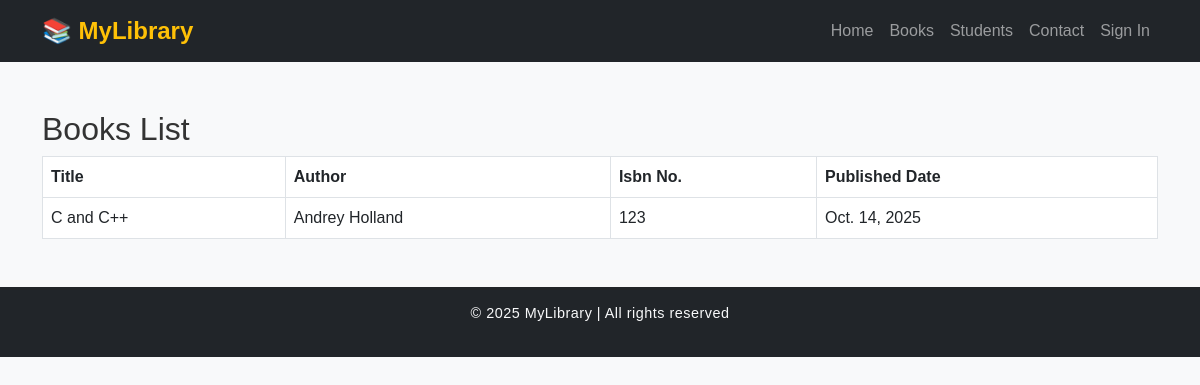
The page /books/ on the database as committed earlier.
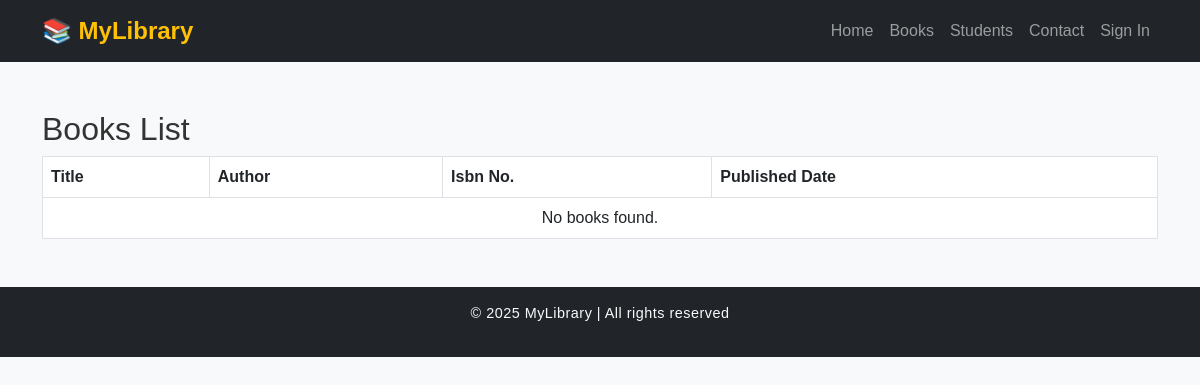
The same page on the database as committed later.
### library/models.py (models this page shows, shortened)
class Book(models.Model):
    title = models.CharField(max_length=200)
    author = models.CharField(max_length=100)
    isbn = models.CharField(max_length=13, unique=True)
    published_date = models.DateField(default=timezone.now)

### library/views.py (the view)
# urls.py: path('books/', views.books, name="books"),
def books(request):
    books = Book.objects.all()
    return render(request, "library/books.html", {"books": books})

### library/templates/library/books.html (shortened to what this page needs)
{% extends "library/base.html" %}
{% block content %}
<div class="container mt-5">
  <h2>Books List</h2>
  <table class="table table-bordered">
    <thead>
      <tr>
        <th>Title</th>
        <th>Author</th>
        <th>Isbn No.</th>
        <th>Published Date</th>
      </tr>
    </thead>
    <tbody>
      {% for book in books %}
      <tr>
        <td>{{ book.title }}</td>
        <td>{{ book.author }}</td>
        <td>{{ book.isbn }}</td>
        <td>{{ book.published_date }}</td>
      </tr>
      {% empty %}
      <tr>
        <td colspan="4" class="text-center">No books found.</td>
      </tr>
      {% endfor %}
    </tbody>
  </table>
</div>
{% endblock %}

Rows that differ between the two databases and show on the page:
removed Book: title "C and C++", author "Andrey Holland", isbn "123", published_date "Oct. 14, 2025"
Other text that changed with them:
text now shown: "No books found."
